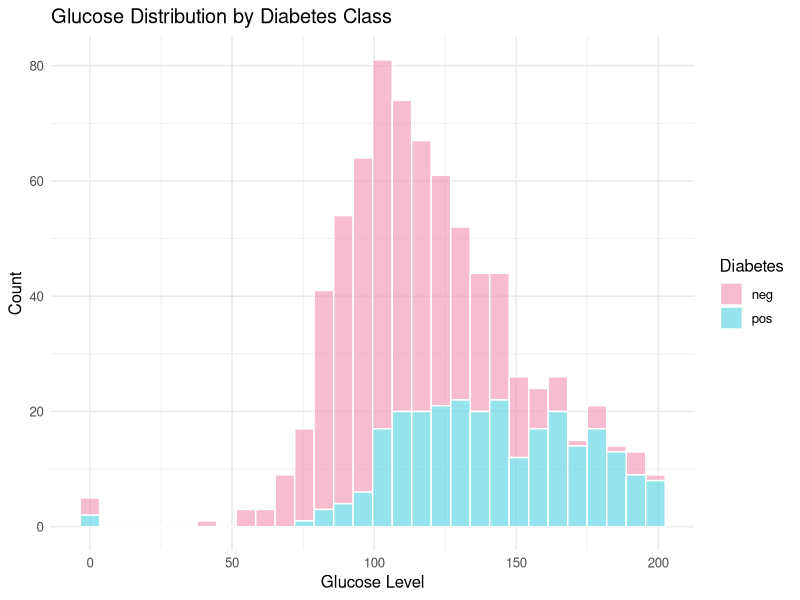
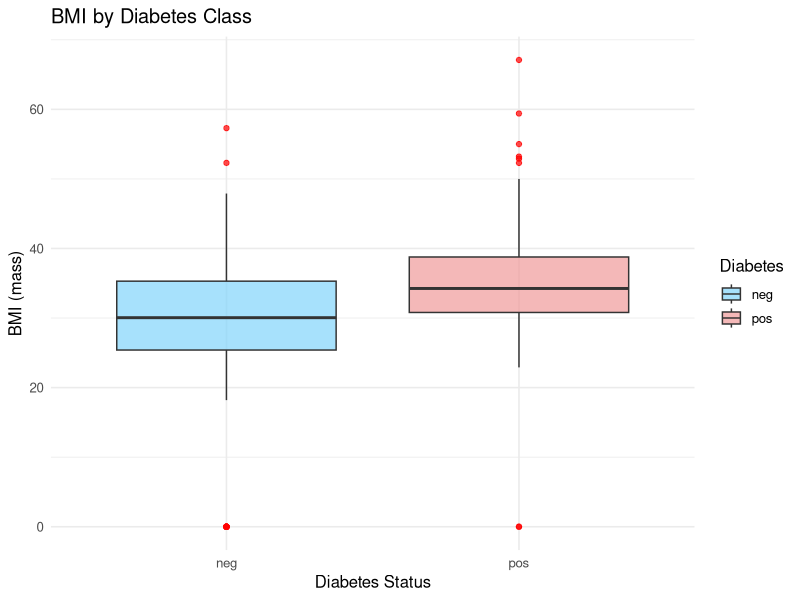
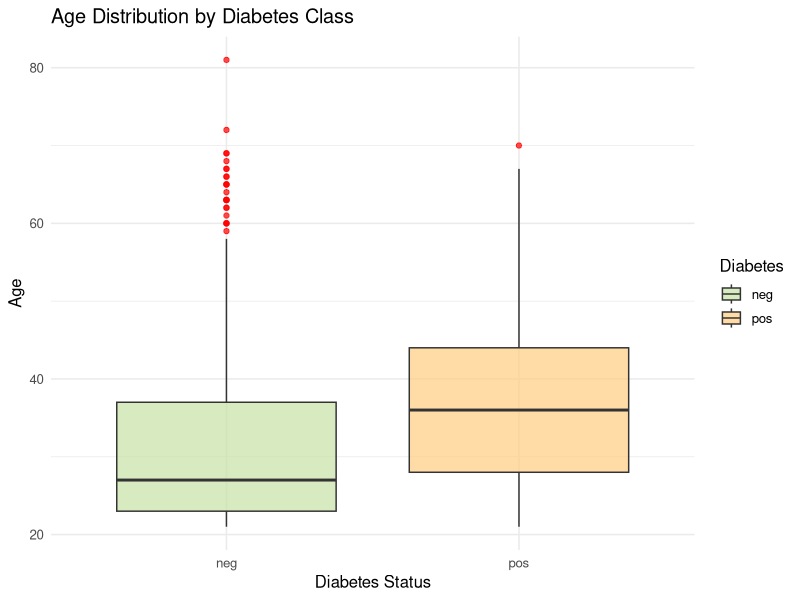
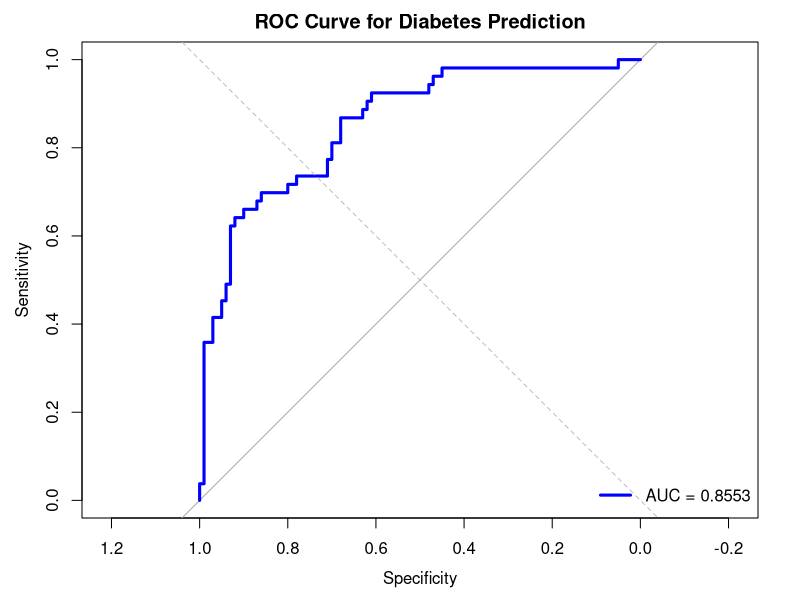
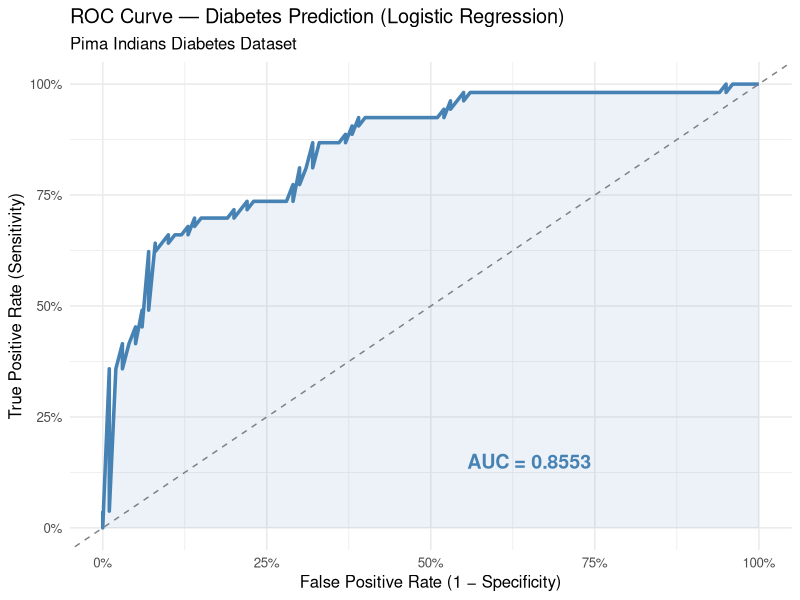
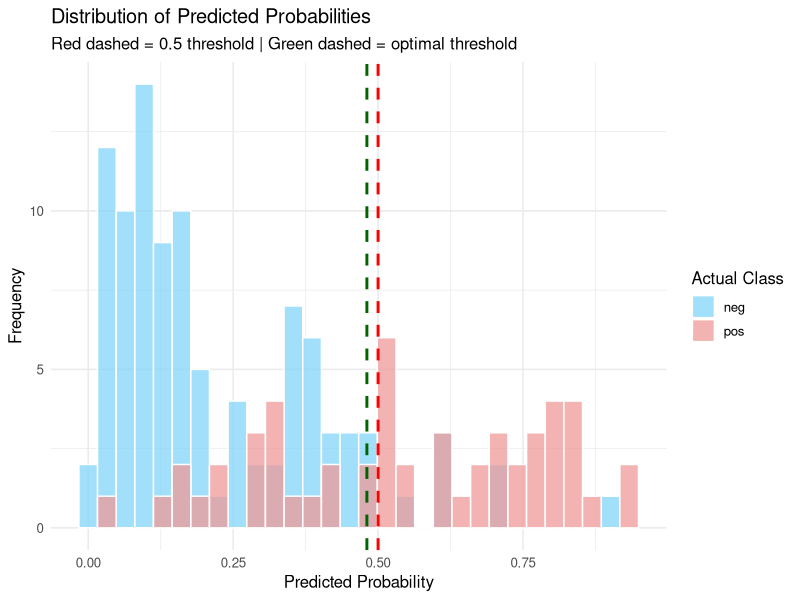

Source code (R) for these figures, in order:
## ---- chunk 1
library(mlbench) # PimaIndiansDiabetes dataset
library(caret) # createDataPartition(), confusionMatrix()
library(pROC) # roc(), auc(), coords()
library(ggplot2)
library(dplyr)


## ---- chunk 2
data(PimaIndiansDiabetes)
df <- PimaIndiansDiabetes
head(df)

## ---- chunk 3
str(df)
summary(df)
## ---- chunk 4
table(df$diabetes)
cat(sprintf("\nClass balance: %.1f%% negative | %.1f%% positive\n",
500/768*100, 268/768*100))

## ---- chunk 5
ggplot(df, aes(x = glucose, fill = diabetes)) +
geom_histogram(alpha = 0.6, bins = 30, colour = "white") +
scale_fill_manual(values = c("neg" = "#F48FB1", "pos" = "#4DD0E1")) +
theme_minimal(base_size = 12) +
labs(title = "Glucose Distribution by Diabetes Class",
x = "Glucose Level",
y = "Count",
fill = "Diabetes")
## ---- chunk 6
ggplot(df, aes(x = diabetes, y = mass, fill = diabetes)) +
geom_boxplot(alpha = 0.7, outlier.colour = "red", outlier.size = 1.5) +
scale_fill_manual(values = c("neg" = "#81D4FA", "pos" = "#EF9A9A")) +
theme_minimal(base_size = 12) +
labs(title = "BMI by Diabetes Class",
x = "Diabetes Status",
y = "BMI (mass)",
fill = "Diabetes")
## ---- chunk 7
ggplot(df, aes(x = diabetes, y = age, fill = diabetes)) +
geom_boxplot(alpha = 0.7, outlier.colour = "red", outlier.size = 1.5) +
scale_fill_manual(values = c("neg" = "#C5E1A5", "pos" = "#FFCC80")) +
theme_minimal(base_size = 12) +
labs(title = "Age Distribution by Diabetes Class",
x = "Diabetes Status",
y = "Age",
fill = "Diabetes")
## ---- chunk 8
train_index <- createDataPartition(df$diabetes,
p = 0.8,
list = FALSE)
train <- df[train_index, ]
test <- df[-train_index, ]
cat(sprintf("Training rows : %d\n", nrow(train)))

## ---- chunk 9
cat(sprintf("Testing rows : %d\n", nrow(test)))
cat(sprintf("\nTrain class distribution:\n"))
print(table(train$diabetes))
## ---- chunk 10
model <- glm(diabetes ~ .,
data = train,
family = binomial)
summary(model)
## ---- chunk 11
prob_predictions <- predict(model,
newdata = test,
type = "response")
head(prob_predictions)
cat(sprintf("\nProbability range: [%.4f, %.4f]\n",
min(prob_predictions), max(prob_predictions)))
## ---- chunk 12
roc_obj <- roc(test$diabetes,
              prob_predictions,
              levels = c("neg", "pos"))
print(roc_obj)
## ---- chunk 13
auc_value <- auc(roc_obj)
cat(sprintf("AUC: %.4f\n", auc_value))
# AUC confidence interval
auc_ci <- ci.auc(roc_obj)
cat(sprintf("95%% CI: [%.4f, %.4f]\n", auc_ci[1], auc_ci[3]))
## ---- chunk 14
plot(roc_obj,
col = "blue",
lwd = 3,
main = "ROC Curve for Diabetes Prediction")
abline(a = 0, b = 1, col = "gray", lty = 2)
legend("bottomright",
legend = sprintf("AUC = %.4f", auc_value),
col = "blue",
lwd = 3,
bty = "n")
## ---- chunk 15
roc_df <- data.frame(
FPR = 1 - roc_obj$specificities,
TPR = roc_obj$sensitivities,
Thresholds = roc_obj$thresholds
)
ggplot(roc_df, aes(x = FPR, y = TPR)) +
geom_line(colour = "steelblue", linewidth = 1.2) +
geom_abline(slope = 1, intercept = 0,
colour = "gray50", linetype = "dashed") +
geom_area(fill = "steelblue", alpha = 0.1) +
annotate("text", x = 0.65, y = 0.15,
label = sprintf("AUC = %.4f", auc_value),
size = 5, colour = "steelblue", fontface = "bold") +
scale_x_continuous(limits = c(0, 1), labels = scales::percent_format()) +
scale_y_continuous(limits = c(0, 1), labels = scales::percent_format()) +
theme_minimal(base_size = 12) +
labs(title = "ROC Curve — Diabetes Prediction (Logistic Regression)",
## ── Optimal Threshold ──
## threshold sensitivity specificity
## 1 0.2828958 0.8867925 0.77
subtitle = "Pima Indians Diabetes Dataset",
x = "False Positive Rate (1 − Specificity)",
y = "True Positive Rate (Sensitivity)")

## ---- chunk 16
best_threshold <- coords(roc_obj,
"best",
ret = c("threshold", "sensitivity", "specificity"))
print(best_threshold)
## ---- chunk 17
ggplot(data.frame(prob = prob_predictions,
actual = test$diabetes),
aes(x = prob, fill = actual)) +
geom_histogram(bins = 30, colour = "white", alpha = 0.75,
position = "identity") +
geom_vline(xintercept = 0.5, colour = "red",
linetype = "dashed", linewidth = 1) +
geom_vline(xintercept = best_threshold$threshold,
colour = "darkgreen", linetype = "dashed", linewidth = 1) +
scale_fill_manual(values = c("neg" = "#81D4FA", "pos" = "#EF9A9A")) +
theme_minimal(base_size = 12) +
labs(title = "Distribution of Predicted Probabilities",
subtitle = "Red dashed = 0.5 threshold | Green dashed = optimal threshold",
x = "Predicted Probability",
y = "Frequency",
fill = "Actual Class")
## ---- chunk 18
predicted_class_05 <- ifelse(prob_predictions > 0.5, "pos", "neg")
cm_05 <- confusionMatrix(as.factor(predicted_class_05), test$diabetes)
print(cm_05)
## ---- chunk 19
predicted_class_opt <- ifelse(prob_predictions > best_threshold$threshold,
"pos", "neg")
cm_opt <- confusionMatrix(as.factor(predicted_class_opt), test$diabetes)
print(cm_opt)
